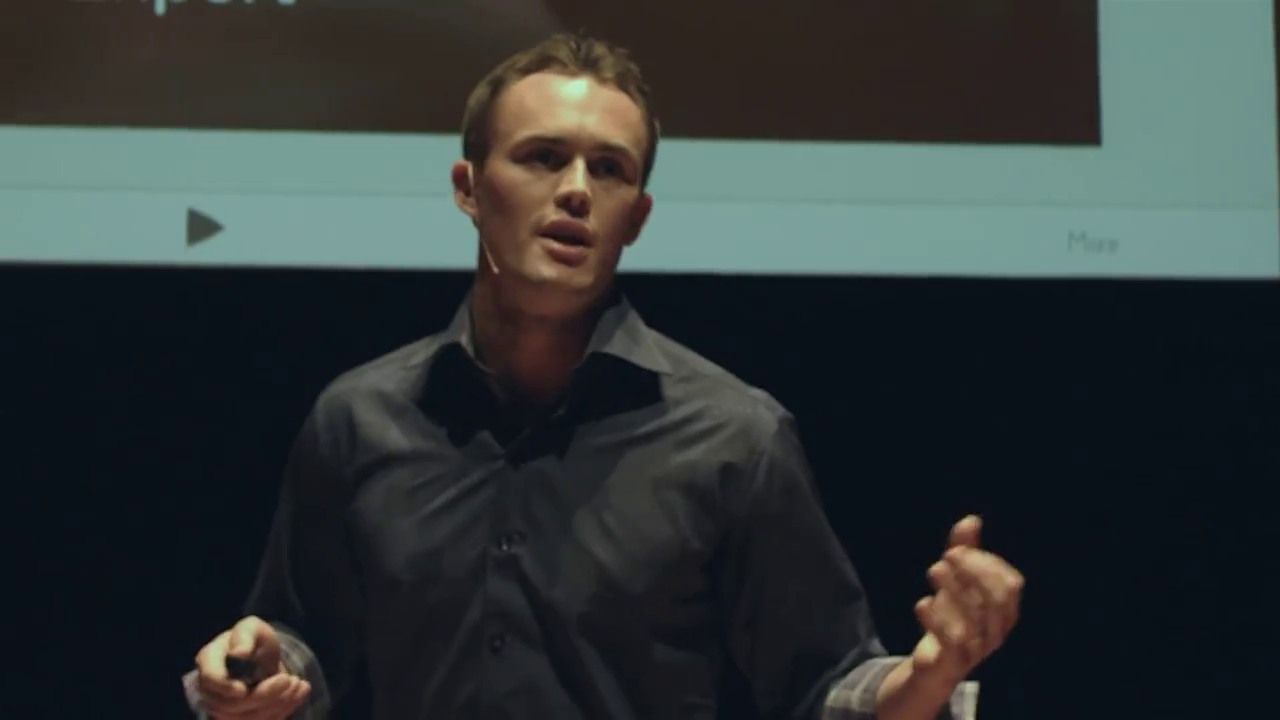
#> input picture sample.png, 1280 x 720 px, given in place of sample3.3gp, which was not available
$ python face_feature_detection.py   (Python 2 division)   (older library calls are emulated)
#> lines starting #> are read from the running program, lines starting #| are printed output that depends on the picture; pictures that were not available may be replaced by others from this repository, and a replacement may not be noted

import sys
import os
import cv2
import numpy as np

class Detector:

        def detect(self, src):
		raise NotImplementedError("Every Detector must implement the detect method.")

class CascadedDetector(Detector):

        def __init__(self, cascade_fn="./cascades/haarcascade_frontalface_alt2.xml", scaleFactor=1.1, minNeighbors=8, minSize=(5,5),flags = cv2.cv.CV_HAAR_SCALE_IMAGE):
		if not os.path.exists(cascade_fn):
			raise IOError("No valid cascade found for path=%s." % cascade_fn)
		self.cascade = cv2.CascadeClassifier(cascade_fn)
		self.scaleFactor = scaleFactor
		self.minNeighbors = minNeighbors
		self.minSize = minSize

	def detect(self, src):
		if np.ndim(src) == 3:
			src = cv2.cvtColor(src, cv2.COLOR_BGR2GRAY)
		src = cv2.equalizeHist(src)
		rects = self.cascade.detectMultiScale(src, scaleFactor=self.scaleFactor, minNeighbors=self.minNeighbors, minSize=self.minSize)
		if len(rects) == 0:
			return np.ndarray((0,))
		rects[:,2:] += rects[:,:2]
		return rects


cap = cv2.VideoCapture('sample3.3gp')
detector = CascadedDetector(cascade_fn="D:\e-yantra\opencv\sources\data\haarcascades\haarcascade_frontalface_alt2.xml")

while(cap.isOpened()):
        ret, frame = cap.read()
#> frame is the input picture: shape (720, 1280, 3); mean B, G, R 55.4, 55.6, 48.5
        img = np.array(frame, dtype=np.uint8)
        img = cv2.resize(img,(700,480))
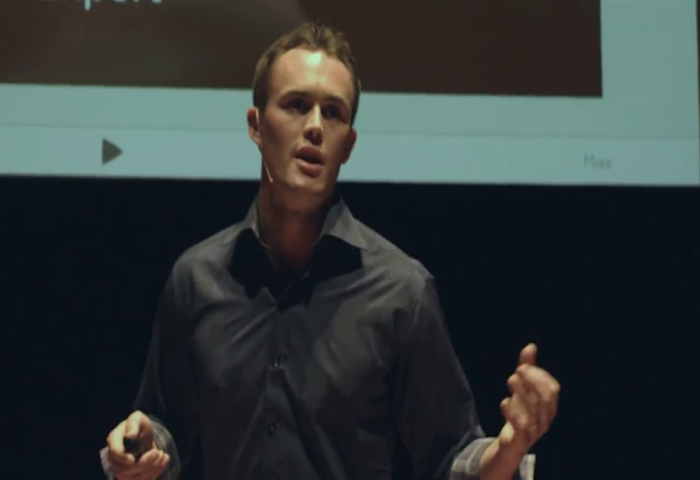
#> img: shape (480, 700, 3); mean B, G, R 55.4, 55.6, 48.5

        for i,r in enumerate(detector.detect(img)):
#> in detect, `src = cv2.cvtColor(src, cv2.COLOR_BGR2GRAY)`:
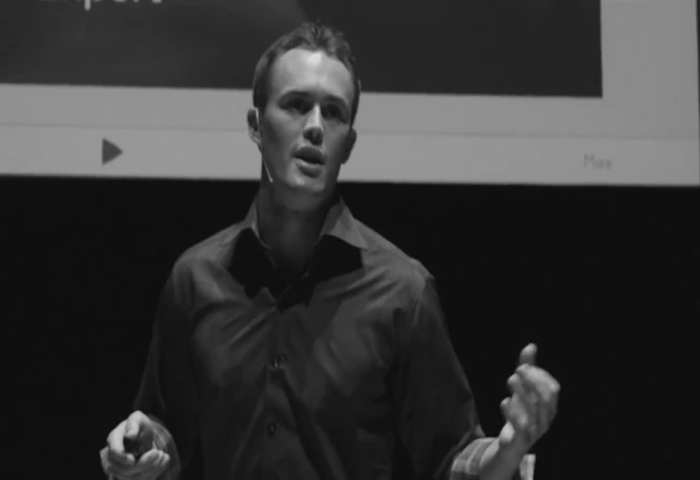
#> src: shape (480, 700); min 6, max 220, mean 53.3
#> in detect, `src = cv2.equalizeHist(src)`:
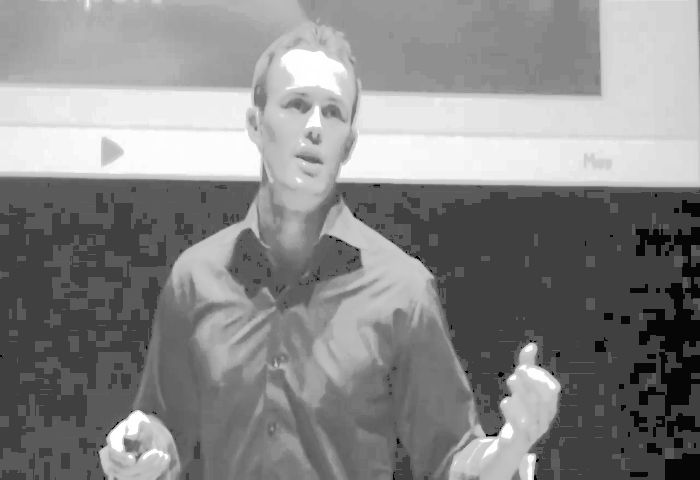
#> src: shape (480, 700); min 0, max 255, mean 136.3
#> in detect, `rects = self.cascade.detectMultiScale(src, scaleFactor=self.scaleFacto..`: rects = [[257, 63, 115, 115]]
                x0,y0,x1,y1 = r
#> this loop made 1 pass
                #cv2.rectangle(img, (x0,y0),(x1,y1),(0,255,0),1)


        cv2.imshow('faces', img)
        if cv2.waitKey(25) & 0xFF == ord('q'):
#> (key q is pressed here)
                break
